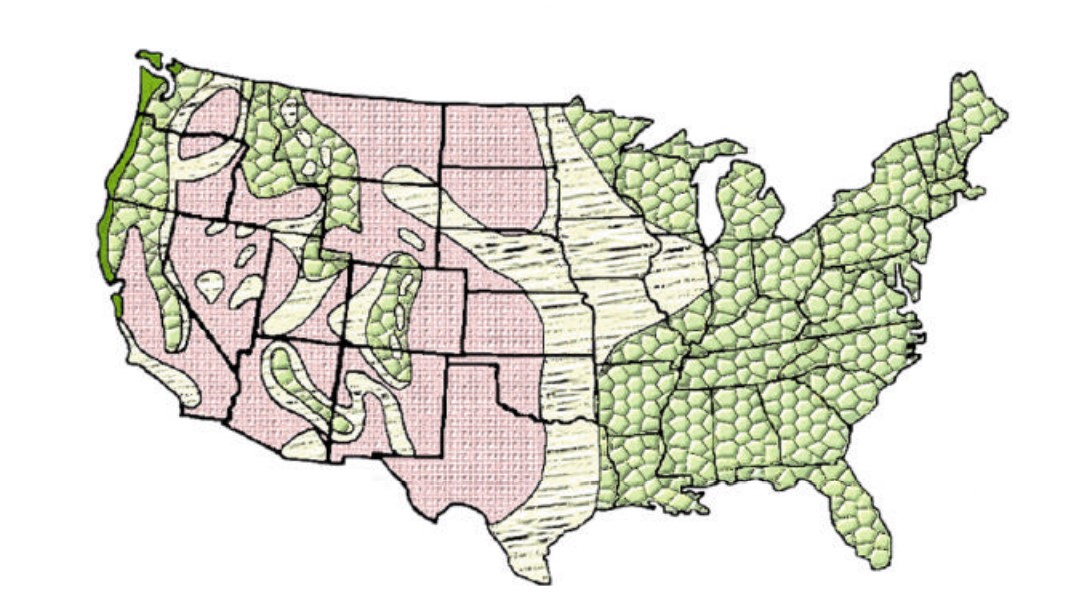
#> input picture map_image.jpg, 1090 x 616 px
$ jupyter execute --allow-errors 'Map extraction.ipynb'   (older library calls are emulated)
#> lines starting #> are read from the running program, lines starting #| are printed output that depends on the picture; after the words box and inside, x2 and y2 are one past the last pixel; in counts of white or black regions, pixels touching at a corner belong together
[cell 1]
import cv2
import numpy as np
import matplotlib.pyplot as plt
from skimage.feature import greycomatrix, greycoprops
from skimage import io
import geopandas as gpd
from arcgis.learn import ScannedMapDigitizer

[cell 2]
flags = [i for i in dir(cv2) if i.startswith('COLOR_')]

[cell 3]
usa = cv2.imread('map_image.jpg')
#> usa is the input picture: shape (616, 1090, 3); mean B, G, R 213.5, 222.9, 223.8
usa =cv2.cvtColor(usa, cv2.COLOR_BGR2RGB)
plt.imshow(usa)
plt.show()

[cell 4]
vectorized = usa.reshape((-1,3))
vectorized = np.float32(vectorized)

[cell 5]
criteria = (cv2.TERM_CRITERIA_EPS + cv2.TERM_CRITERIA_MAX_ITER, 10, 1.0)

[cell 6]
k = 5
attempts = 10
ret, label, center = cv2.kmeans(vectorized, k, None, criteria, attempts, cv2.KMEANS_PP_CENTERS)
#> ret = 287600500; center = [[255, 254.8, 253.7], [121.4, 129, 101], [48.02, 48.51, 39.12], [227.6, 218.2, 200.1], [179.4, 184.8, 153.4]]

[cell 7]
center = np.uint8(center)
#> center = [[255, 254, 253], [121, 129, 100], [48, 48, 39], [227, 218, 200], [179, 184, 153]]

[cell 8]
res = center[label.flatten()]
result_image = res.reshape((usa.shape))

[cell 9]
figure_size = 15
plt.figure(figsize=(figure_size,figure_size))
plt.subplot(1,2,1),plt.imshow(usa)
plt.title('Original Image'), plt.xticks([]), plt.yticks([])
plt.subplot(1,2,2),plt.imshow(result_image)
plt.title('Segmented Image when K = %i' % k), plt.xticks([]), plt.yticks([])
plt.show()
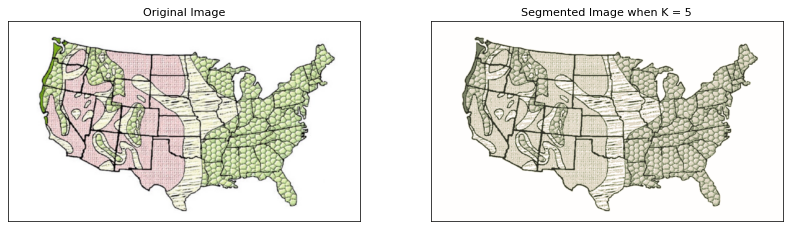
#> figure drawn by matplotlib, 2 panels

[cell 10]
#restart
usa = cv2.imread('map_image.jpg')
gray  =cv2.cvtColor(usa, cv2.COLOR_BGR2GRAY)
edged = cv2.Canny(gray, 30, 200)
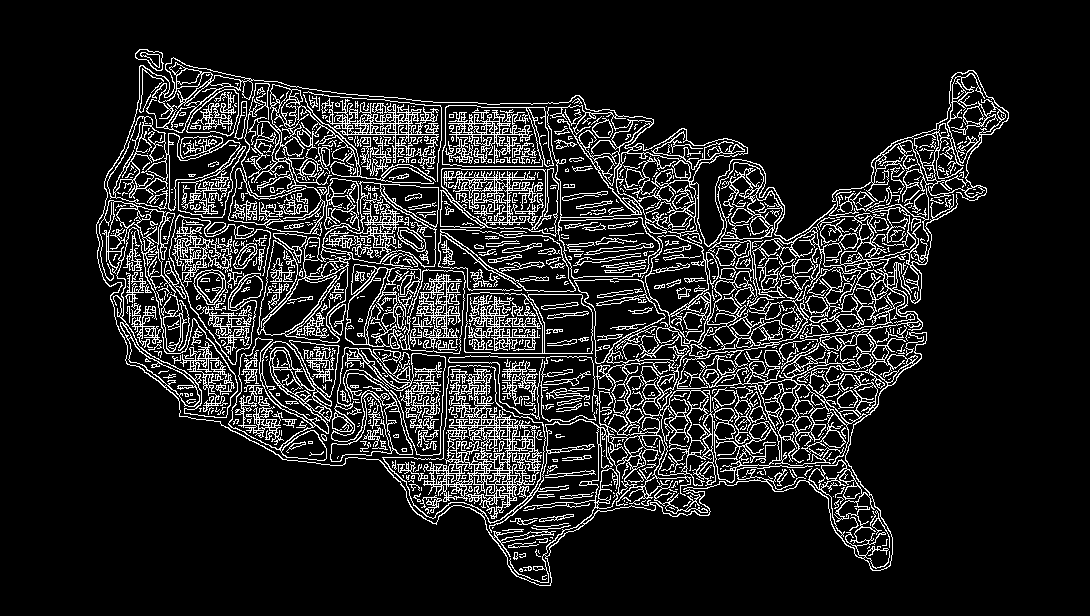
#> edged: shape (616, 1090); 12.8% white in thin lines or dots, all inside (x1, y1, x2, y2) = (96, 49, 1009, 586)
cv2.imshow('canny edges', edged)
cv2.waitKey(0)

[cell 11]
lab_image = cv2.cvtColor(usa, cv2.COLOR_BGR2LAB)
#> lab_image: shape (616, 1090, 3); mean of channels 0, 1, 2 224.8, 126.7, 133
pixels = lab_image.reshape((-1, 3))
pixels = np.float32(pixels)
num_clusters = 4
criteria = (cv2.TERM_CRITERIA_EPS + cv2.TERM_CRITERIA_MAX_ITER, 100, 0.2)
_, labels, centers = cv2.kmeans(pixels, num_clusters, None, criteria, 10, cv2.KMEANS_RANDOM_CENTERS)
#> centers = [[149, 120.6, 142.1], [254.1, 127.7, 129.2], [55.95, 126.3, 133.3], [213.5, 126.5, 139.8]]
centers = np.uint8(centers)
#> centers = [[148, 120, 142], [254, 127, 129], [55, 126, 133], [213, 126, 139]]
segmented_image = centers[labels.flatten()]
segmented_image = segmented_image.reshape(usa.shape)
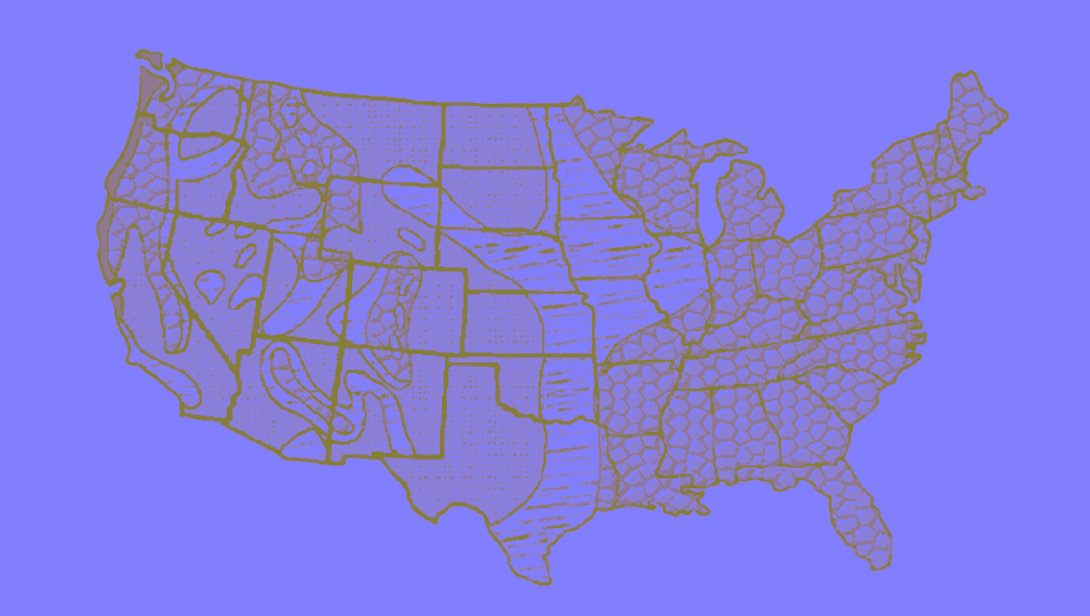
#> segmented_image: shape (616, 1090, 3); mean B, G, R 224.9, 126.1, 132.7
cv2.imshow('Segmented Image', segmented_image)
cv2.waitKey(0)
cv2.destroyAllWindows()

[cell 12]
contours, hierarchy = cv2.findContours(edged, cv2.RETR_EXTERNAL, cv2.CHAIN_APPROX_NONE)
#> contours = 71 contours, 69 with area under 20; largest, box (x1, y1, x2, y2) and area: (96, 57, 1009, 586) 279894, (135, 49, 164, 71) 349
cv2.imshow('canny edges after contouring', edged)
cv2.waitKey(0)

[cell 13]
print('Numbers of contours found=' + str(len(contours)))
#| Numbers of contours found=71

[cell 14]
cv2.drawContours(usa,contours,-1,(0,255,0),3)
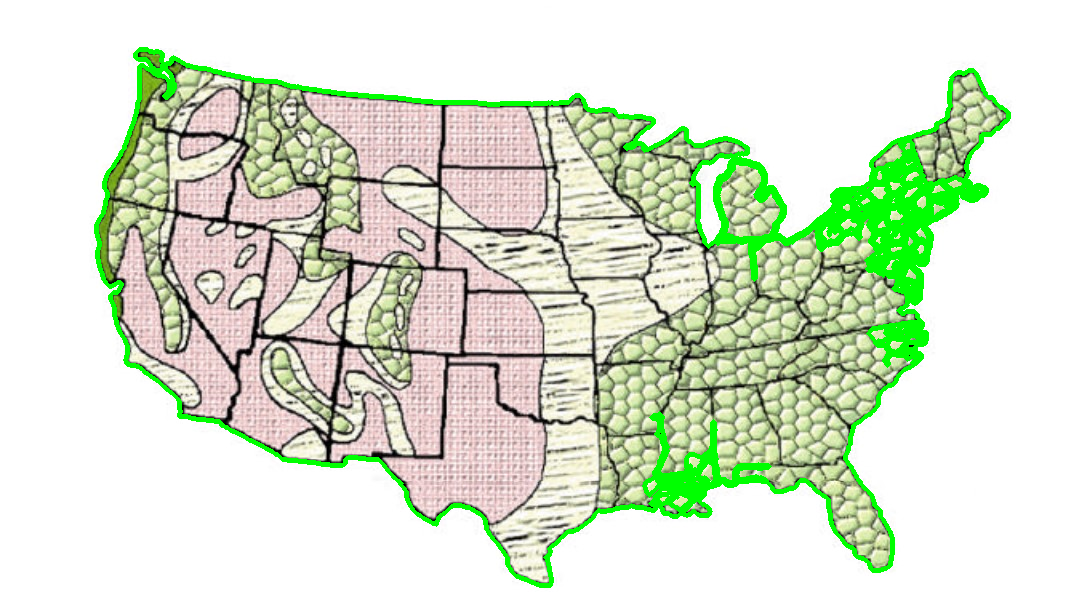
#> usa: shape (616, 1090, 3); 4.87% of pixels changed, all inside (x1, y1, x2, y2) = (94, 47, 1011, 588)
cv2.imshow('contours',usa)
cv2.waitKey(0)
cv2.destroyAllWindows()

[cell 15]
kernel = np.array([[0, -1, 0], [-1, 5,-1], [0, -1, 0]], dtype=np.float32)
contrast = cv2.filter2D(gray, -1, kernel)

[cell 16]
contrast = cv2.normalize(contrast, None, 0, 255, cv2.NORM_MINMAX).astype(np.uint8)
# energy = greycoprops(glcm, 'energy')
# entropy = greycoprops(glcm, 'entropy')

[cell 17]
threshold_value = 5  # Adjust this threshold as needed
shading_mask = np.where(contrast > threshold_value, 255, 0).astype(np.uint8)
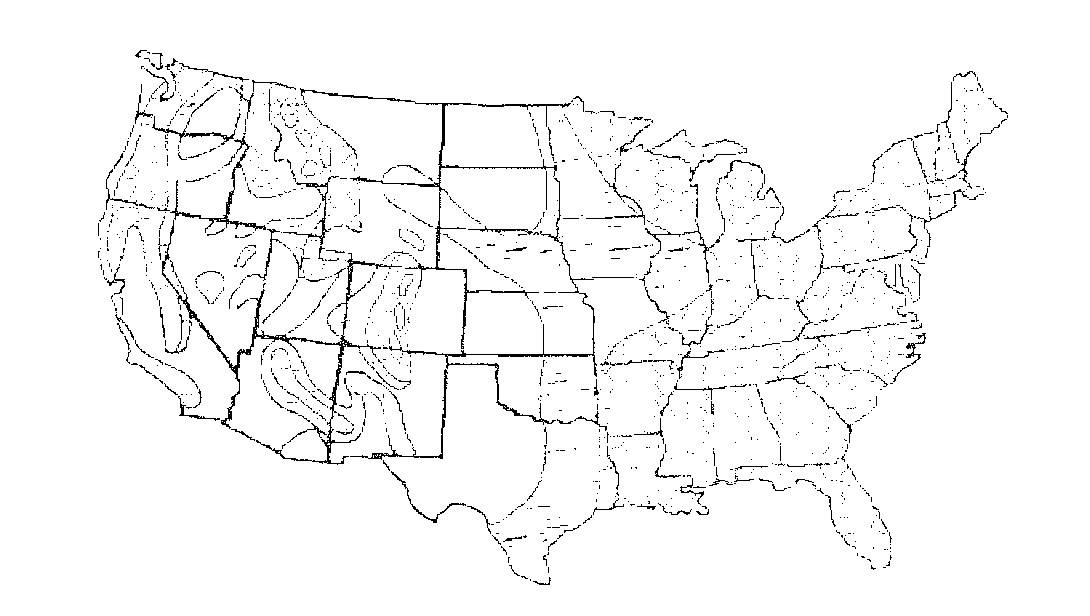
#> shading_mask: shape (616, 1090); 96.9% white; black in thin lines or dots, all inside (x1, y1, x2, y2) = (98, 50, 1008, 585)

[cell 18]
segmented_image = cv2.bitwise_and(usa, usa, mask=shading_mask)
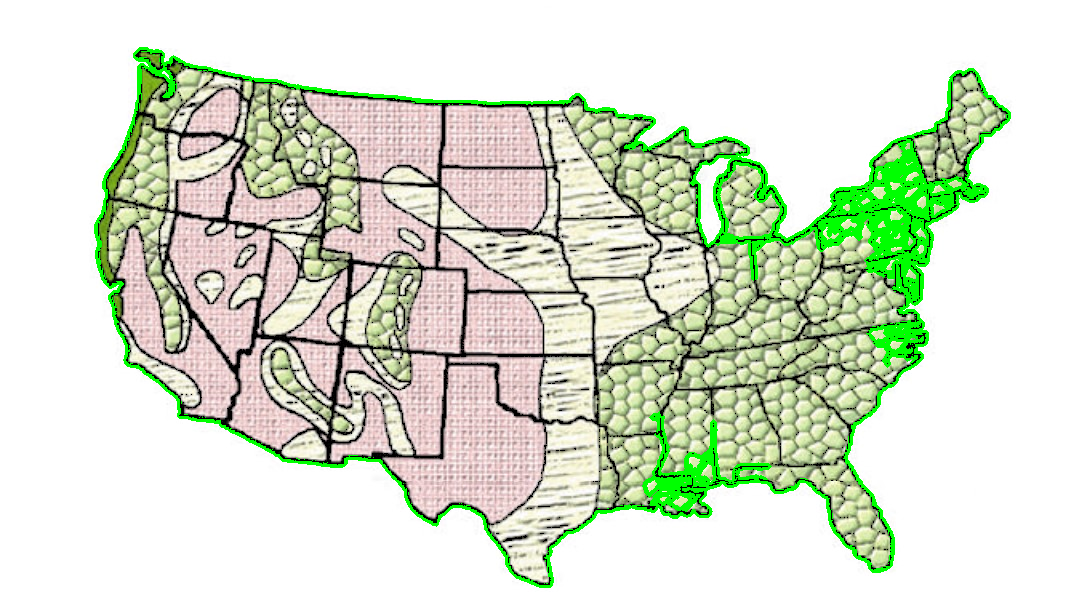
#> segmented_image: shape (616, 1090, 3); mean B, G, R 205.8, 224.7, 215.4
cv2.imshow('Segmented Image', segmented_image)
cv2.waitKey(0)
cv2.destroyAllWindows()

[cell 19]
# Calculate texture features (e.g., contrast) using GLCM
distances = [1]
angles = [0, np.pi/4, np.pi/2, 3*np.pi/4]
glcm = greycomatrix(gray, distances=distances, angles=angles, levels=256)

# Calculate contrast
contrast = greycoprops(glcm, 'contrast')
#> contrast = [[311.1, 624.3, 355.1, 628]]

# Apply a threshold to segment regions based on contrast values
threshold_value = 100  # Adjust as needed
binary_mask = (contrast > threshold_value).astype(np.uint8)
#> binary_mask = [[1, 1, 1, 1]]
_, labeled_mask = cv2.connectedComponents(binary_mask)
#> labeled_mask = [[1, 1, 1, 1]]

roi_properties = []
for label in range(1, labeled_mask.max() + 1):
    roi_mask = np.where(labeled_mask == label, 255, 0).astype(np.uint8)
    contour, _ = cv2.findContours(roi_mask, cv2.RETR_EXTERNAL, cv2.CHAIN_APPROX_SIMPLE)
    if contour:
        contour = contour[0]  # Take the first contour
        # Extract relevant properties, e.g., centroid coordinates
        M = cv2.moments(contour)
        if M["m00"] != 0:
            cX = int(M["m10"] / M["m00"])
            cY = int(M["m01"] / M["m00"])
            roi_properties.append({'label': label, 'centroid_x': cX, 'centroid_y': cY})
#> this loop made 1 pass
#> (roi_mask, contour) on pass 1: ([[255, 255, 255, 255]], [[0, 0], [3, 0]])
#> after the loop, M = moments, m00 0; roi_properties = []
#> (the rest of this cell did not finish here and is left out)

[cell 20]
fig, ax = plt.subplots(figsize=(10, 10))
ax.imshow(usa, cmap='gray')
#> (the rest of this cell did not finish here and is left out)

[cell 21]
color_hist = cv2.calcHist([lab_image], [1, 2], None, [32, 32], [0, 256, 0, 256])

gray_image = cv2.cvtColor(usa, cv2.COLOR_BGR2GRAY)
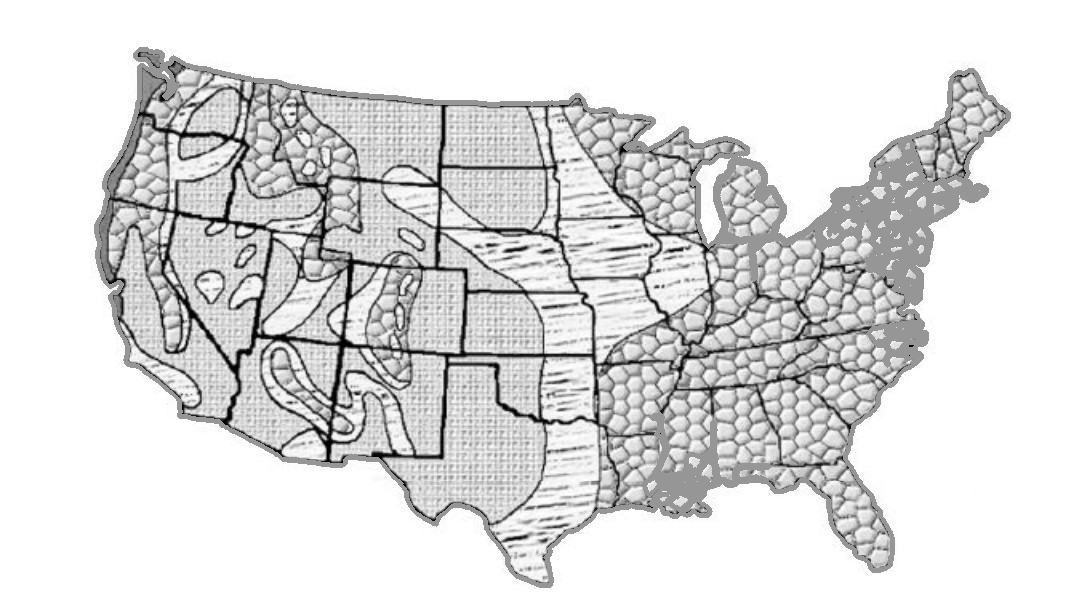
#> gray_image: shape (616, 1090); min 0, max 255, mean 221.9
glcm = greycomatrix(gray_image, distances=[1], angles=[0], levels=256)

# Normalize features
normalized_color_hist = color_hist / np.sum(color_hist)
normalized_glcm = glcm.astype(np.float32)
normalized_glcm /= np.sum(normalized_glcm)

# Fusion of features
fused_features = np.concatenate((normalized_color_hist.flatten(), normalized_glcm.flatten()))

# Ensure the shape of fused_features is compatible with the image size
#> (the rest of this cell did not finish here and is left out)
